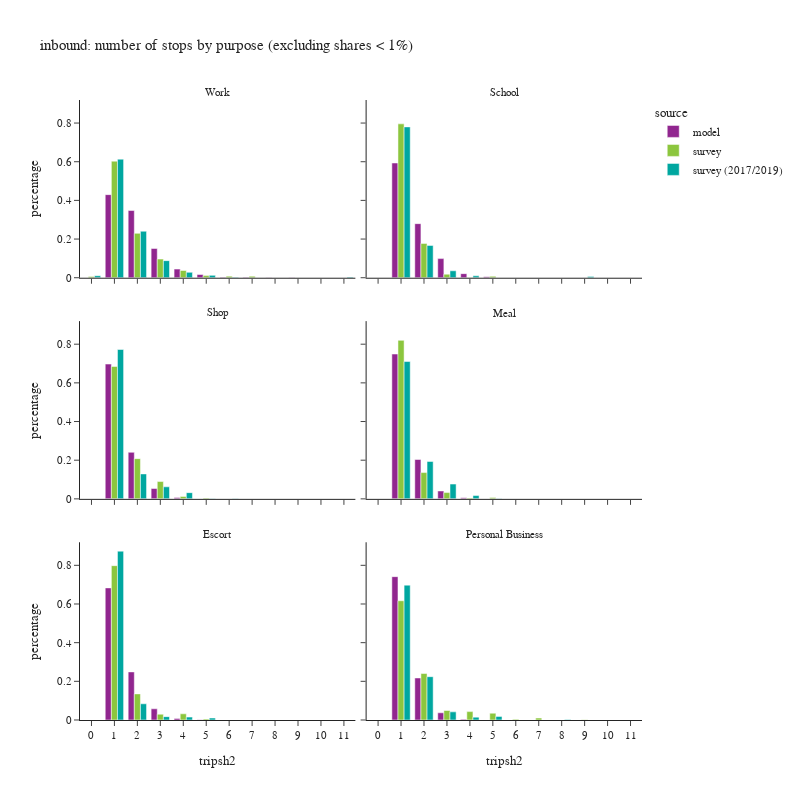

This figure's notebook cell:
### Code cell
df_plot = df_tour.groupby(['tripsh2','pdpurp_label','source'])['toexpfac'].sum().reset_index()
df_plot['percentage'] = df_plot.groupby(['pdpurp_label','source'], group_keys=False)['toexpfac']. \
    apply(lambda x: x / float(x.sum()))
df_plot2 = df_plot.loc[df_plot['percentage'] > 0.001]

fig = px.bar(df_plot2.sort_values(['source','pdpurp_label']),
             x="tripsh2", y="percentage", color="source",barmode="group",
             facet_col='pdpurp_label', facet_col_wrap=2,
             hover_data=['toexpfac'],
             title="inbound: number of stops by purpose (excluding shares < 1%)")
fig.update_layout(height=800, width=800)
fig.for_each_annotation(lambda a: a.update(text = a.text.split("=")[-1]))
fig.for_each_xaxis(lambda a: a.update(dict(dtick = 1, categoryorder='category ascending')))
fig.show()

### Figure 1 — Plotly figure (JSON) as saved in the notebook; plotly's stock layout.template omitted (floating-point values rounded to 4 significant figures)
{"data": [{"alignmentgroup": "True", "customdata": [[652600.0], [527800.0], [229700.0], [67810.0], [25330.0], [3862.0], [2851.0], [2236.0], [1607.0]], "hovertemplate": "source=model<br>pdpurp_label=Work<br>tripsh2=%{x}<br>percentage=%{y}<br>toexpfac=%{customdata[0]}<extra></extra>", "legendgroup": "model", "marker": {"color": "#91268F", "pattern": {"shape": ""}}, "name": "model", "offsetgroup": "model", "orientation": "v", "showlegend": true, "textposition": "auto", "type": "bar", "x": [1, 2, 3, 4, 5, 6, 7, 8, 9], "xaxis": "x5", "y": [0.4298, 0.3476, 0.1513, 0.04466, 0.01669, 0.002544, 0.001878, 0.001473, 0.001058], "yaxis": "y5"}, {"alignmentgroup": "True", "customdata": [[309100.0], [145700.0], [51550.0], [11060.0], [2618.0]], "hovertemplate": "source=model<br>pdpurp_label=School<br>tripsh2=%{x}<br>percentage=%{y}<br>toexpfac=%{customdata[0]}<extra></extra>", "legendgroup": "model", "marker": {"color": "#91268F", "pattern": {"shape": ""}}, "name": "model", "offsetgroup": "model", "orientation": "v", "showlegend": false, "textposition": "auto", "type": "bar", "x": [1, 2, 3, 4, 5], "xaxis": "x6", "y": [0.5935, 0.2797, 0.09897, 0.02124, 0.005026], "yaxis": "y6"}, {"alignmentgroup": "True", "customdata": [[504600.0], [174300.0], [38710.0], [5224.0], [806.0]], "hovertemplate": "source=model<br>pdpurp_label=Shop<br>tripsh2=%{x}<br>percentage=%{y}<br>toexpfac=%{customdata[0]}<extra></extra>", "legendgroup": "model", "marker": {"color": "#91268F", "pattern": {"shape": ""}}, "name": "model", "offsetgroup": "model", "orientation": "v", "showlegend": false, "textposition": "auto", "type": "bar", "x": [1, 2, 3, 4, 5], "xaxis": "x3", "y": [0.6972, 0.2408, 0.05349, 0.007218, 0.001114], "yaxis": "y3"}, {"alignmentgroup": "True", "customdata": [[292000.0], [79340.0], [15890.0], [2204.0]], "hovertemplate": "source=model<br>pdpurp_label=Meal<br>tripsh2=%{x}<br>percentage=%{y}<br>toexpfac=%{customdata[0]}<extra></extra>", "legendgroup": "model", "marker": {"color": "#91268F", "pattern": {"shape": ""}}, "name": "model", "offsetgroup": "model", "orientation": "v", "showlegend": false, "textposition": "auto", "type": "bar", "x": [1, 2, 3, 4], "xaxis": "x4", "y": [0.749, 0.2035, 0.04076, 0.005654], "yaxis": "y4"}, {"alignmentgroup": "True", "customdata": [[443800.0], [161600.0], [37600.0], [5459.0], [882.0]], "hovertemplate": "source=model<br>pdpurp_label=Escort<br>tripsh2=%{x}<br>percentage=%{y}<br>toexpfac=%{customdata[0]}<extra></extra>", "legendgroup": "model", "marker": {"color": "#91268F", "pattern": {"shape": ""}}, "name": "model", "offsetgroup": "model", "orientation": "v", "showlegend": false, "textposition": "auto", "type": "bar", "x": [1, 2, 3, 4, 5], "xaxis": "x", "y": [0.6833, 0.2488, 0.05788, 0.008404, 0.001358], "yaxis": "y"}, {"alignmentgroup": "True", "customdata": [[303600.0], [89060.0], [15250.0], [1397.0]], "hovertemplate": "source=model<br>pdpurp_label=Personal Business<br>tripsh2=%{x}<br>percentage=%{y}<br>toexpfac=%{customdata[0]}<extra></extra>", "legendgroup": "model", "marker": {"color": "#91268F", "pattern": {"shape": ""}}, "name": "model", "offsetgroup": "model", "orientation": "v", "showlegend": false, "textposition": "auto", "type": "bar", "x": [1, 2, 3, 4], "xaxis": "x2", "y": [0.7414, 0.2175, 0.03723, 0.003411], "yaxis": "y2"}, {"alignmentgroup": "True", "customdata": [[8964.0], [837500.0], [318900.0], [133900.0], [51890.0], [15200.0], [11250.0], [10700.0]], "hovertemplate": "source=survey<br>pdpurp_label=Work<br>tripsh2=%{x}<br>percentage=%{y}<br>toexpfac=%{customdata[0]}<extra></extra>", "legendgroup": "survey", "marker": {"color": "#8CC63E", "pattern": {"shape": ""}}, "name": "survey", "offsetgroup": "survey", "orientation": "v", "showlegend": true, "textposition": "auto", "type": "bar", "x": [0, 1, 2, 3, 4, 5, 6, 7], "xaxis": "x5", "y": [0.006453, 0.6029, 0.2295, 0.09641, 0.03735, 0.01094, 0.008097, 0.007701], "yaxis": "y5"}, {"alignmentgroup": "True", "customdata": [[389300.0], [86870.0], [8943.0], [511.1], [3527.0]], "hovertemplate": "source=survey<br>pdpurp_label=School<br>tripsh2=%{x}<br>percentage=%{y}<br>toexpfac=%{customdata[0]}<extra></extra>", "legendgroup": "survey", "marker": {"color": "#8CC63E", "pattern": {"shape": ""}}, "name": "survey", "offsetgroup": "survey", "orientation": "v", "showlegend": false, "textposition": "auto", "type": "bar", "x": [1, 2, 3, 4, 5], "xaxis": "x6", "y": [0.7959, 0.1776, 0.01828, 0.001045, 0.007211], "yaxis": "y6"}, {"alignmentgroup": "True", "customdata": [[447100.0], [135800.0], [58480.0], [8263.0], [2524.0]], "hovertemplate": "source=survey<br>pdpurp_label=Shop<br>tripsh2=%{x}<br>percentage=%{y}<br>toexpfac=%{customdata[0]}<extra></extra>", "legendgroup": "survey", "marker": {"color": "#8CC63E", "pattern": {"shape": ""}}, "name": "survey", "offsetgroup": "survey", "orientation": "v", "showlegend": false, "textposition": "auto", "type": "bar", "x": [1, 2, 3, 4, 5], "xaxis": "x3", "y": [0.6848, 0.208, 0.08957, 0.01266, 0.003866], "yaxis": "y3"}, {"alignmentgroup": "True", "customdata": [[287800.0], [47770.0], [11440.0], [1657.0], [2424.0]], "hovertemplate": "source=survey<br>pdpurp_label=Meal<br>tripsh2=%{x}<br>percentage=%{y}<br>toexpfac=%{customdata[0]}<extra></extra>", "legendgroup": "survey", "marker": {"color": "#8CC63E", "pattern": {"shape": ""}}, "name": "survey", "offsetgroup": "survey", "orientation": "v", "showlegend": false, "textposition": "auto", "type": "bar", "x": [1, 2, 3, 4, 5], "xaxis": "x4", "y": [0.8198, 0.1361, 0.03257, 0.00472, 0.006904], "yaxis": "y4"}, {"alignmentgroup": "True", "customdata": [[435000.0], [73590.0], [16310.0], [17410.0], [2583.0]], "hovertemplate": "source=survey<br>pdpurp_label=Escort<br>tripsh2=%{x}<br>percentage=%{y}<br>toexpfac=%{customdata[0]}<extra></extra>", "legendgroup": "survey", "marker": {"color": "#8CC63E", "pattern": {"shape": ""}}, "name": "survey", "offsetgroup": "survey", "orientation": "v", "showlegend": false, "textposition": "auto", "type": "bar", "x": [1, 2, 3, 4, 5], "xaxis": "x", "y": [0.7983, 0.135, 0.02994, 0.03195, 0.004741], "yaxis": "y"}, {"alignmentgroup": "True", "customdata": [[213400.0], [83210.0], [17030.0], [15010.0], [12140.0], [1243.0], [3499.0], [519.0]], "hovertemplate": "source=survey<br>pdpurp_label=Personal Business<br>tripsh2=%{x}<br>percentage=%{y}<br>toexpfac=%{customdata[0]}<extra></extra>", "legendgroup": "survey", "marker": {"color": "#8CC63E", "pattern": {"shape": ""}}, "name": "survey", "offsetgroup": "survey", "orientation": "v", "showlegend": false, "textposition": "auto", "type": "bar", "x": [1, 2, 3, 4, 5, 6, 7, 9], "xaxis": "x2", "y": [0.6167, 0.2404, 0.04922, 0.04337, 0.03507, 0.003591, 0.01011, 0.0015], "yaxis": "y2"}, {"alignmentgroup": "True", "customdata": [[17190.0], [1003000.0], [393200.0], [144600.0], [45630.0], [19990.0], [3356.0], [6034.0]], "hovertemplate": "source=survey (2017/2019)<br>pdpurp_label=Work<br>tripsh2=%{x}<br>percentage=%{y}<br>toexpfac=%{customdata[0]}<extra></extra>", "legendgroup": "survey (2017/2019)", "marker": {"color": "#00A7A0", "pattern": {"shape": ""}}, "name": "survey (2017/2019)", "offsetgroup": "survey (2017/2019)", "orientation": "v", "showlegend": true, "textposition": "auto", "type": "bar", "x": [0, 1, 2, 3, 4, 5, 6, 11], "xaxis": "x5", "y": [0.01051, 0.6133, 0.2405, 0.08847, 0.02791, 0.01223, 0.002052, 0.003691], "yaxis": "y5"}, {"alignmentgroup": "True", "customdata": [[409900.0], [87780.0], [18860.0], [5201.0], [3064.0]], "hovertemplate": "source=survey (2017/2019)<br>pdpurp_label=School<br>tripsh2=%{x}<br>percentage=%{y}<br>toexpfac=%{customdata[0]}<extra></extra>", "legendgroup": "survey (2017/2019)", "marker": {"color": "#00A7A0", "pattern": {"shape": ""}}, "name": "survey (2017/2019)", "offsetgroup": "survey (2017/2019)", "orientation": "v", "showlegend": false, "textposition": "auto", "type": "bar", "x": [1, 2, 3, 4, 9], "xaxis": "x6", "y": [0.7802, 0.1671, 0.03589, 0.0099, 0.005833], "yaxis": "y6"}, {"alignmentgroup": "True", "customdata": [[607400.0], [101500.0], [48990.0], [25260.0], [1334.0], [1738.0]], "hovertemplate": "source=survey (2017/2019)<br>pdpurp_label=Shop<br>tripsh2=%{x}<br>percentage=%{y}<br>toexpfac=%{customdata[0]}<extra></extra>", "legendgroup": "survey (2017/2019)", "marker": {"color": "#00A7A0", "pattern": {"shape": ""}}, "name": "survey (2017/2019)", "offsetgroup": "survey (2017/2019)", "orientation": "v", "showlegend": false, "textposition": "auto", "type": "bar", "x": [1, 2, 3, 4, 5, 6], "xaxis": "x3", "y": [0.7726, 0.1291, 0.06231, 0.03213, 0.001697, 0.002211], "yaxis": "y3"}, {"alignmentgroup": "True", "customdata": [[262300.0], [71480.0], [28250.0], [6376.0], [832.8]], "hovertemplate": "source=survey (2017/2019)<br>pdpurp_label=Meal<br>tripsh2=%{x}<br>percentage=%{y}<br>toexpfac=%{customdata[0]}<extra></extra>", "legendgroup": "survey (2017/2019)", "marker": {"color": "#00A7A0", "pattern": {"shape": ""}}, "name": "survey (2017/2019)", "offsetgroup": "survey (2017/2019)", "orientation": "v", "showlegend": false, "textposition": "auto", "type": "bar", "x": [1, 2, 3, 4, 5], "xaxis": "x4", "y": [0.7102, 0.1935, 0.07649, 0.01726, 0.002255], "yaxis": "y4"}, {"alignmentgroup": "True", "customdata": [[379800.0], [36480.0], [7596.0], [6501.0], [4435.0]], "hovertemplate": "source=survey (2017/2019)<br>pdpurp_label=Escort<br>tripsh2=%{x}<br>percentage=%{y}<br>toexpfac=%{customdata[0]}<extra></extra>", "legendgroup": "survey (2017/2019)", "marker": {"color": "#00A7A0", "pattern": {"shape": ""}}, "name": "survey (2017/2019)", "offsetgroup": "survey (2017/2019)", "orientation": "v", "showlegend": false, "textposition": "auto", "type": "bar", "x": [1, 2, 3, 4, 5], "xaxis": "x", "y": [0.8733, 0.08388, 0.01747, 0.01495, 0.0102], "yaxis": "y"}, {"alignmentgroup": "True", "customdata": [[568500.0], [182600.0], [34270.0], [12100.0], [15260.0], [1823.0]], "hovertemplate": "source=survey (2017/2019)<br>pdpurp_label=Personal Business<br>tripsh2=%{x}<br>percentage=%{y}<br>toexpfac=%{customdata[0]}<extra></extra>", "legendgroup": "survey (2017/2019)", "marker": {"color": "#00A7A0", "pattern": {"shape": ""}}, "name": "survey (2017/2019)", "offsetgroup": "survey (2017/2019)", "orientation": "v", "showlegend": false, "textposition": "auto", "type": "bar", "x": [1, 2, 3, 4, 5, 8], "xaxis": "x2", "y": [0.6976, 0.2241, 0.04205, 0.01485, 0.01873, 0.002237], "yaxis": "y2"}], "layout": {"annotations": [{"font": {}, "showarrow": false, "text": "Escort", "x": 0.245, "xanchor": "center", "xref": "paper", "y": 0.2867, "yanchor": "bottom", "yref": "paper"}, {"font": {}, "showarrow": false, "text": "Personal Business", "x": 0.755, "xanchor": "center", "xref": "paper", "y": 0.2867, "yanchor": "bottom", "yref": "paper"}, {"font": {}, "showarrow": false, "text": "Shop", "x": 0.245, "xanchor": "center", "xref": "paper", "y": 0.6433, "yanchor": "bottom", "yref": "paper"}, {"font": {}, "showarrow": false, "text": "Meal", "x": 0.755, "xanchor": "center", "xref": "paper", "y": 0.6433, "yanchor": "bottom", "yref": "paper"}, {"font": {}, "showarrow": false, "text": "Work", "x": 0.245, "xanchor": "center", "xref": "paper", "y": 1.0, "yanchor": "bottom", "yref": "paper"}, {"font": {}, "showarrow": false, "text": "School", "x": 0.755, "xanchor": "center", "xref": "paper", "y": 1.0, "yanchor": "bottom", "yref": "paper"}], "barmode": "group", "height": 800, "legend": {"title": {"text": "source"}, "tracegroupgap": 0}, "title": {"text": "inbound: number of stops by purpose (excluding shares < 1%)"}, "width": 800, "xaxis": {"anchor": "y", "categoryorder": "category ascending", "domain": [0.0, 0.49], "dtick": 1, "title": {"text": "tripsh2"}}, "xaxis2": {"anchor": "y2", "categoryorder": "category ascending", "domain": [0.51, 1.0], "dtick": 1, "matches": "x", "title": {"text": "tripsh2"}}, "xaxis3": {"anchor": "y3", "categoryorder": "category ascending", "domain": [0.0, 0.49], "dtick": 1, "matches": "x", "showticklabels": false}, "xaxis4": {"anchor": "y4", "categoryorder": "category ascending", "domain": [0.51, 1.0], "dtick": 1, "matches": "x", "showticklabels": false}, "xaxis5": {"anchor": "y5", "categoryorder": "category ascending", "domain": [0.0, 0.49], "dtick": 1, "matches": "x", "showticklabels": false}, "xaxis6": {"anchor": "y6", "categoryorder": "category ascending", "domain": [0.51, 1.0], "dtick": 1, "matches": "x", "showticklabels": false}, "yaxis": {"anchor": "x", "domain": [0.0, 0.2867], "title": {"text": "percentage"}}, "yaxis2": {"anchor": "x2", "domain": [0.0, 0.2867], "matches": "y", "showticklabels": false}, "yaxis3": {"anchor": "x3", "domain": [0.3567, 0.6433], "matches": "y", "title": {"text": "percentage"}}, "yaxis4": {"anchor": "x4", "domain": [0.3567, 0.6433], "matches": "y", "showticklabels": false}, "yaxis5": {"anchor": "x5", "domain": [0.7133, 1.0], "matches": "y", "title": {"text": "percentage"}}, "yaxis6": {"anchor": "x6", "domain": [0.7133, 1.0], "matches": "y", "showticklabels": false}}}
